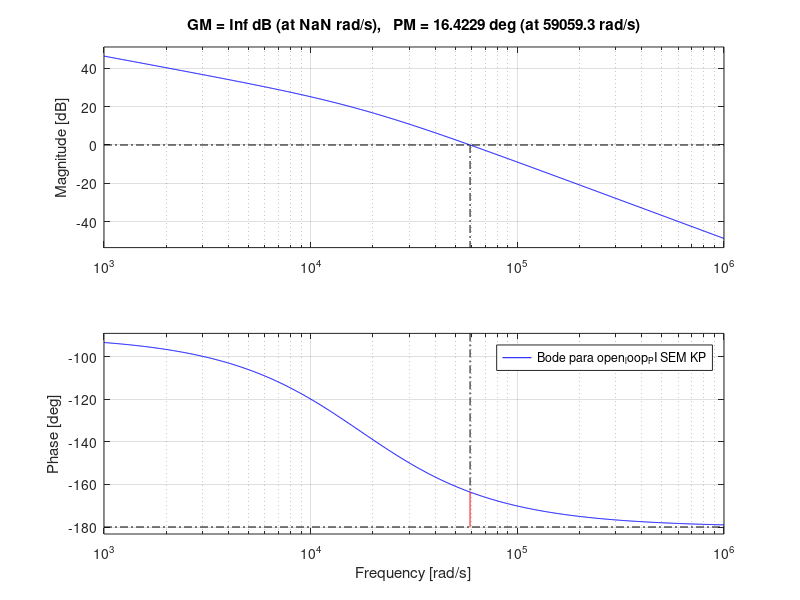
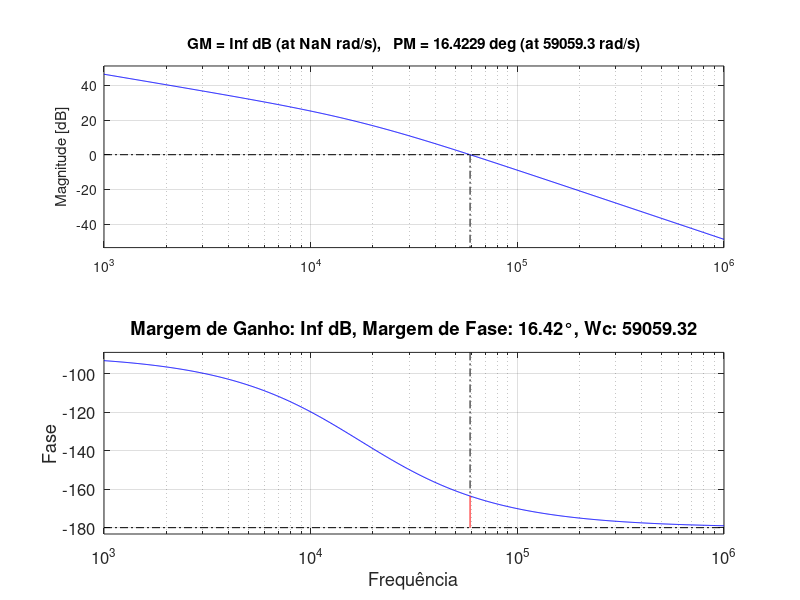
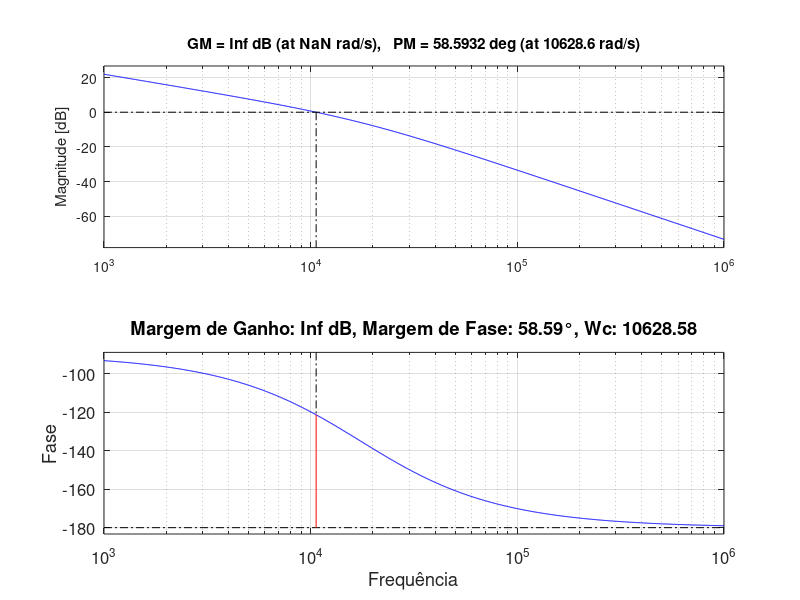
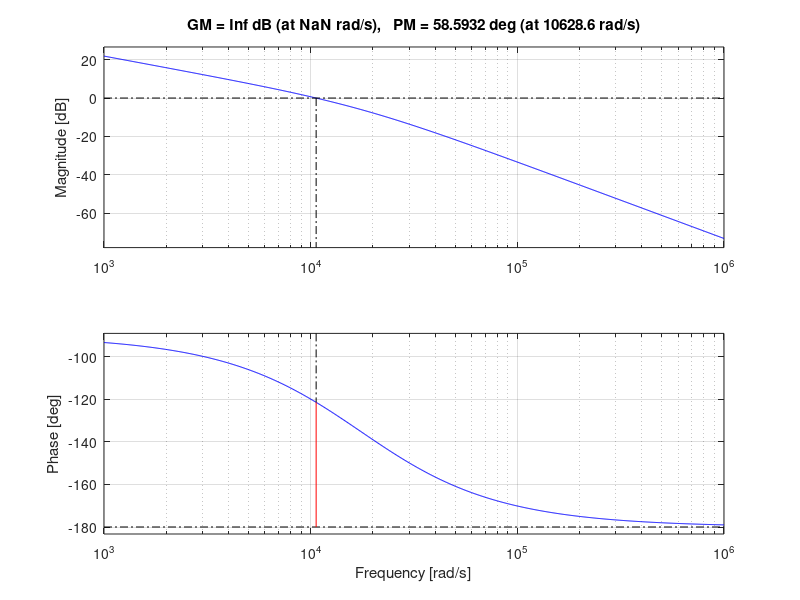

The MATLAB source for these figures, in order: (Note: this script raises an error after producing the figures.)
clc;
close all;
s = tf('s');
Vin = 12;
L=0.001;
C=3.3*10^(-6);
R=12;
num = (Vin/(L*C));
den_1 = 1/(R*C);
den_2 = (1/(L*C));

OS = 0.1
% Ts = 0.5;


% Not filter
G = (num/(s^2 + s*den_1 + den_2))
wn = sqrt(den_2)
zeta_not = (den_1)/(2*wn)
wo_not = wn

not_filter = (s^2 + 2*zeta_not*wo_not*s + wo_not^2)/((s+wo_not)^2)

open_loop = G*not_filter % N * G * Vin (aqui o ganho K entrou), logo é meu open loop NGK (perfeito isso)


% PI controller
% open_loop = ftma_notchada 
zeta = sqrt(((log(OS))^2)/((log(OS))^2+ pi^2)) % Calculo o zeta desejado
% PM = atan((2*zeta)/(sqrt(sqrt(1+4*zeta^4)-2*zeta^2)))
PM = rad2deg(atan((2*zeta) / sqrt(-2*zeta^2 + sqrt(1 + 4*zeta^4)))); %Calculo a PM desejada a partir desse zeta

% wc = (4/(Ts*zeta))*(sqrt(1-2*zeta^2+sqrt(zeta^4 - 4*zeta^2 +2)))



PI = (s+wo_not)/s % Utilizo da estrutura do PI SEM O KP (o KP irá vir dps com o objetivo de subir ou descer meu bode e obter o PM)
open_loop_PI = PI*open_loop % Sem Kp

p = PM-180; % Calculo a fase onde terei a PM desejada
[mag,phase,wout] = bode(open_loop_PI);

mag_p = interp1( squeeze(phase), squeeze(mag), p)
w_p   = interp1( squeeze(phase), wout, p)


% [mag,fase]=bode(open_loop_PI,wc)
Kp = 1/mag_p

figure;
grid on;
margin(open_loop_PI)
legend("Bode para open_loop_PI SEM KP")



figure();
[GM, PM_plot, Wcg, Wcp] = margin(open_loop_PI);  % Calcula as margens de ganho (GM), fase (PM), e suas respectivas frequências de cruzamento
margin(open_loop_PI);  % Gera o diagrama de margem de ganho e fase da função de transferência G
grid on;

% Adiciona os valores de GM e PM ao título
title(sprintf('Margem de Ganho: %.2f dB, Margem de Fase: %.2f°, Wc: %.2f', 20*log10(GM), PM_plot, Wcp), 'FontSize', 16);

% Ajusta o tamanho da fonte dos labels dos eixos
xlabel('Frequência', 'FontSize', 14);
ylabel('Fase', 'FontSize', 14);

% Ajusta o tamanho da fonte dos ticks dos eixos
set(gca, 'FontSize', 12);



% Kp = 0.0048172367584
% figure;
% grid on;
% step(feedback(Kp*open_loop_PI,1))

figure();
[GM, PM_plot, Wcg, Wcp] = margin(Kp*open_loop_PI);  % Calcula as margens de ganho (GM), fase (PM), e suas respectivas frequências de cruzamento
margin(Kp*open_loop_PI);  % Gera o diagrama de margem de ganho e fase da função de transferência G
grid on;

% Adiciona os valores de GM e PM ao título
title(sprintf('Margem de Ganho: %.2f dB, Margem de Fase: %.2f°, Wc: %.2f', 20*log10(GM), PM_plot, Wcp), 'FontSize', 16);

% Ajusta o tamanho da fonte dos labels dos eixos
xlabel('Frequência', 'FontSize', 14);
ylabel('Fase', 'FontSize', 14);

% Ajusta o tamanho da fonte dos ticks dos eixos
set(gca, 'FontSize', 12);


% title("Resposta ao Degrau para open_loop_PI com KP")

% figure;
% grid on;
% margin((open_loop_PI))


figure;
grid on;
margin((Kp*open_loop_PI))
% legend("Bode para open_loop_PI COM KP")

display("Controle Finalizado por Filtro Notch:")
display(Kp*PI)

PI_final = Kp*PI % Adiciono o Kp obtido no PI e agr sim tenho um PI completinho


PI_N = Kp*((s^2 + s*den_1 + den_2)/(s*(s+wo_not)))
% step(feedback(PI_N*G,1))
T = 1/100000
PI_discreto = c2d(PI_final,T,'tustin')




figure();
t=(10^-3)*(0:0.0000006:1);                                 
opts = stepDataOptions('StepAmplitude',setpoint);            
[y,t]= step(feedback(G*PI_final,1), t,opts);                            
plot(t,y);                                          
grid on;                                              
xlabel('Tempo(segundos)', 'FontSize', 16)                                 
ylabel('Amplitude(V)', 'FontSize', 16)                                    
title('Resposta ao Degrau para Malha Aberta', 'FontSize', 20)
set(gca, 'FontSize', 12);   % Aumenta o tamanho da fonte dos ticks dos eixos x e y

malhafechadacontrolada_extbode = feedback(G*PI_final,1)
